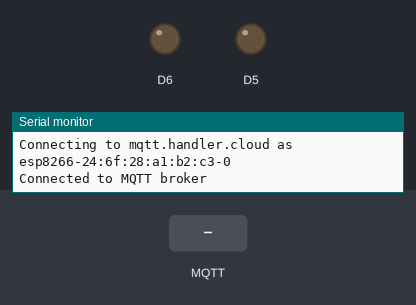
Recording of a sketch running on a simulated ESP8266 (Wemos D1 mini). Parts: output pins drawn as LEDs (lit = HIGH), the last lines printed to the serial monitor. Inputs (shaded band) come from the test bench. WiFi joins after 1.5 s; servers stay silent unless stated; no MQTT or app messages arrive unless stated.

Above: at 2.7 s.
2.8 s: MQTT message "1" arrives on the first subscribed topic
At 4.0 s:
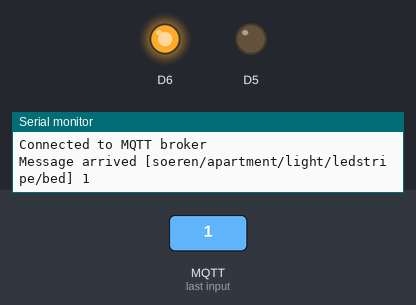
4.3 s: MQTT message "1" arrives on the second subscribed topic
At 5.3 s:
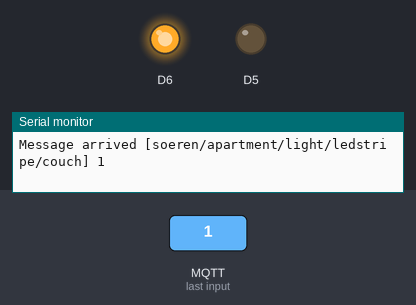
Timing chart, 0 to 7.3 s (numbered marks = the images above; inputs shaded):
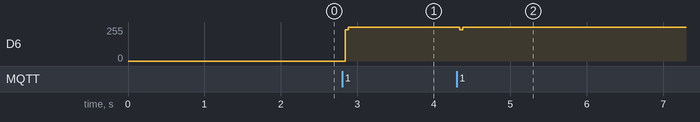

The sketch:

wemos-led-mqtt.ino
```cpp
#include <PubSubClient.h>
#include <ESP8266WiFi.h>
#include "RGBdriver.h"

const char* ssid = "SSID";
const char* password = "W-LanPassword";

char* server = "mqtt.handler.cloud";

String led_couch = "000000000";
String led_bed = "000000000";

RGBdriver Driver(D6,D5);


//Callback MSG
void callback(char* topic, byte* payload, unsigned int length) {
  Serial.print("Message arrived [");
  Serial.print(topic);
  Serial.print("] ");
  String msg = "";
  for (int i=0;i<length;i++) {
    msg = msg + String((char)payload[i]);
  }
  String topicName = "";
  for (int i=0;i<length;i++) {
    topicName = topicName + String((char)payload[i]);
  }
  Serial.print(msg);
  Serial.println();
  if(String(topic)=="soeren/apartment/light/ledstripe/bed")
  {
    led_bed = msg;
  }
  else if(String(topic)=="soeren/apartment/light/ledstripe/couch")
  {
    led_couch = msg;
  }
  else{
    Serial.println("Unknown Topic");
  }
  doLEDS();
}


String macToStr(const uint8_t* mac)
{
  String result;
  for (int i = 0; i < 6; ++i) {
    result += String(mac[i], 16);
    if (i < 5)
      result += ':';
  }
  return result;
}

WiFiClient wifiClient;
PubSubClient client(server, 1883, callback, wifiClient);


void connectWiFi(){
  Serial.print("Connecting to ");
  Serial.println(ssid);

  WiFi.mode(WIFI_STA);
  WiFi.begin(ssid, password);

  while (WiFi.status() != WL_CONNECTED) {
    delay(500);
    Serial.print(".");
  }

  Serial.println("");
  Serial.println("WiFi connected");
  Serial.println("IP address: ");
  Serial.println(WiFi.localIP());


}
void connectMqqt(){
  Serial.println("Start MQTT Connection");
  if(WiFi.status() != WL_CONNECTED)
  {
    connectWiFi();
  }
  Serial.println("Generate MQTT Username");
  String clientName;
  clientName += "esp8266-";
  uint8_t mac[6];
  WiFi.macAddress(mac);
  clientName += macToStr(mac);
  clientName += "-";
  clientName += String(micros() & 0xff, 16);

  Serial.print("Connecting to ");
  Serial.print(server);
  Serial.print(" as ");
  Serial.println(clientName);

  if (client.connect((char*) clientName.c_str(), "MQTTUsername", "MQTTPassword")) {
    client.subscribe("soeren/apartment/light/ledstripe/bed");
    client.subscribe("soeren/apartment/light/ledstripe/couch");
    Serial.println("Connected to MQTT broker");
  }
  else {
    Serial.println("MQTT connect failed");
    Serial.println("Will reset and try again...");
    abort();
  }
}


void setup() {
  Serial.begin(115200);
  delay(10);

  Serial.println();
  Serial.println();
  Serial.println("Start");
  connectMqqt();
}

void loop() {
  client.loop();
  if(WiFi.status() != WL_CONNECTED)
  {
    connectWiFi();
  }
  if(client.connected() != true)
  {
    connectMqqt();
  }
}

//LED Controller
void doLEDS()
{
  Driver.begin();
  Driver.SetColor(led_couch.substring(0,3).toInt(), led_couch.substring(3,6).toInt(), led_couch.substring(6,9).toInt());
  Driver.SetColor(led_bed.substring(0,3).toInt(), led_bed.substring(3,6).toInt(), led_bed.substring(6,9).toInt());
  Driver.end();
}
```

RGBdriver.h
```cpp
#ifndef RGB_DRIVER_H
#define RGB_DRIVER_H
#include <inttypes.h>
#include <Arduino.h>
class RGBdriver
{
  public:
    RGBdriver(uint8_t, uint8_t);
    void begin(void);
    void end(void);
    void ClkRise(void);
    void Send32Zero(void);
    uint8_t TakeAntiCode(uint8_t dat);
    void DatSend(uint32_t dx);
    void SetColor(uint8_t Red,uint8_t Green,uint8_t Blue);
  private:
    uint8_t Clkpin;
    uint8_t Datapin;
};
#endif
```

Measured:
- after the input at 2.8 s, D6: 0/255 → 255/255 at once
- after the input at 4.3 s, D6: 255/255 → 236/255 at once, → 255/255 0.04 s later
